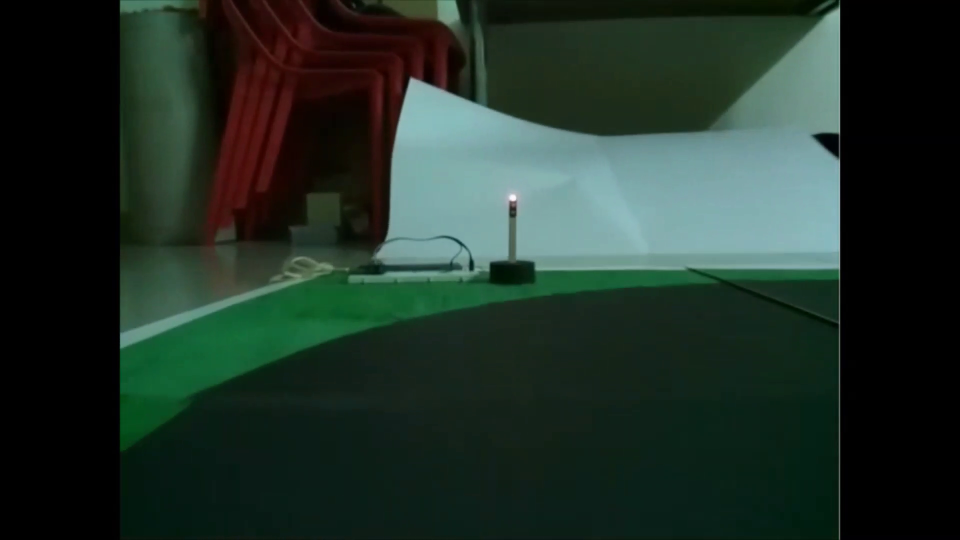
#> input picture frame 36 of Traffic Light Detection/Sample_Video.mp4, 1920 x 1080 px, given in place of output.avi, which was not available (shown at 1/2 size)
$ python videoFlipper.py
#> lines starting #> are read from the running program, lines starting #| are printed output that depends on the picture
import cv2
from datetime import datetime

vidcap = cv2.VideoCapture('output.avi')
fps = vidcap.get(cv2.CAP_PROP_FPS)
width = vidcap.get(3)  # float
height = vidcap.get(4) # float

outputFileName = 'output_'+str(datetime.now().time())+'_flip.avi'
outputFileName = outputFileName.replace(':','_')
outputFileName = outputFileName.replace('.','_',1)
print('OUTPUT FILE:',outputFileName)
fourcc = cv2.VideoWriter_fourcc(*'XVID')
out = cv2.VideoWriter(outputFileName,fourcc, fps , (320,160))

while True:
	_,frame = vidcap.read()
#> frame is the input picture: shape (1080, 1920, 3); mean B, G, R 40.3, 49, 32.8
	frame=cv2.flip(frame,1)
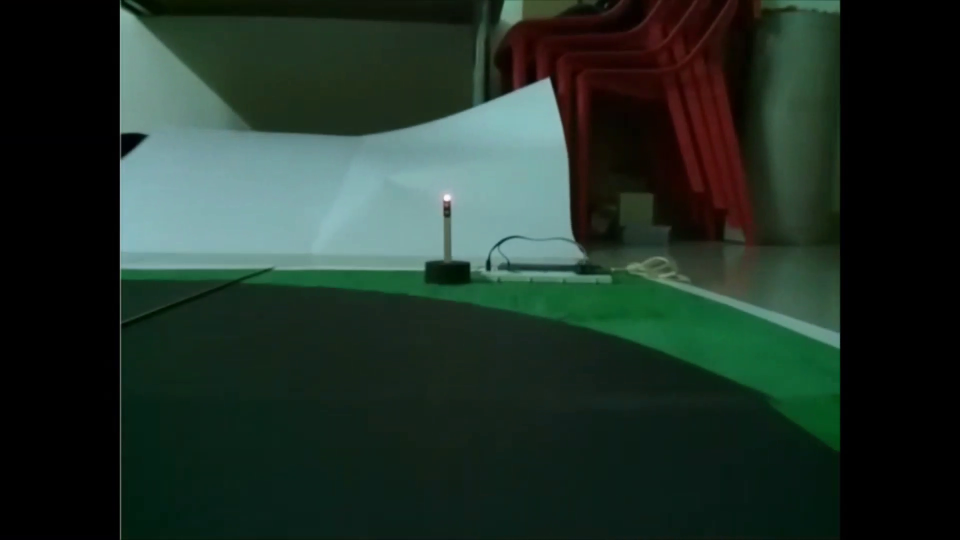
#> frame: shape (1080, 1920, 3) (shown at 1/2 size); mean B, G, R 40.3, 49, 32.8
	cv2.imshow('Result', frame)
	out.write(frame)
	if cv2.waitKey(1) & 0xFF == ord('q'):
#> (key q is pressed here)
		break

vidcap.release()
cv2.destroyAllWindows()
#> (the run stopped early here; a loop or call above may not have finished)

$ run again, starting later in the video
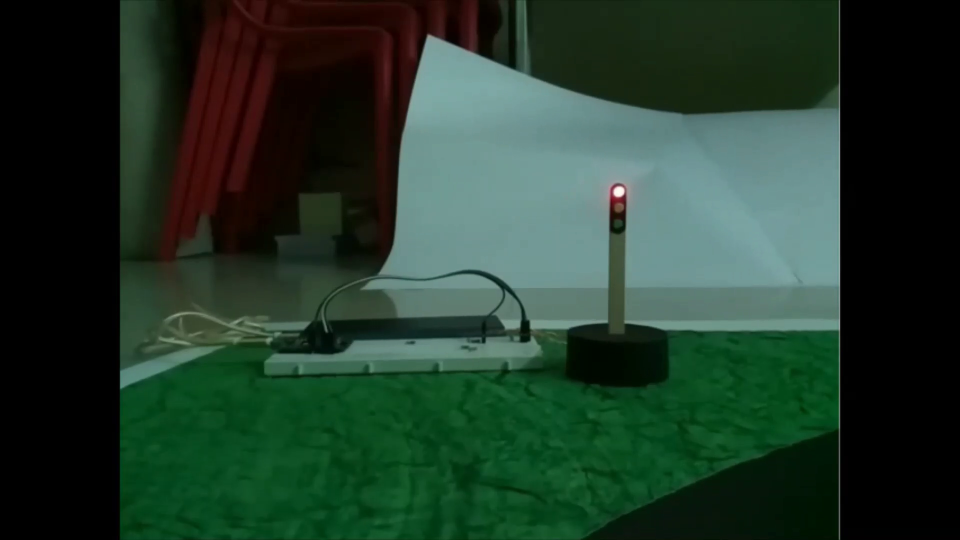
#> input picture frame 165 of Traffic Light Detection/Sample_Video.mp4, 1920 x 1080 px, given in place of output.avi, which was not available (shown at 1/2 size)
#> frame is the input picture: shape (1080, 1920, 3); mean B, G, R 42.6, 57.2, 34.2
#> `frame=cv2.flip(frame,1)`:
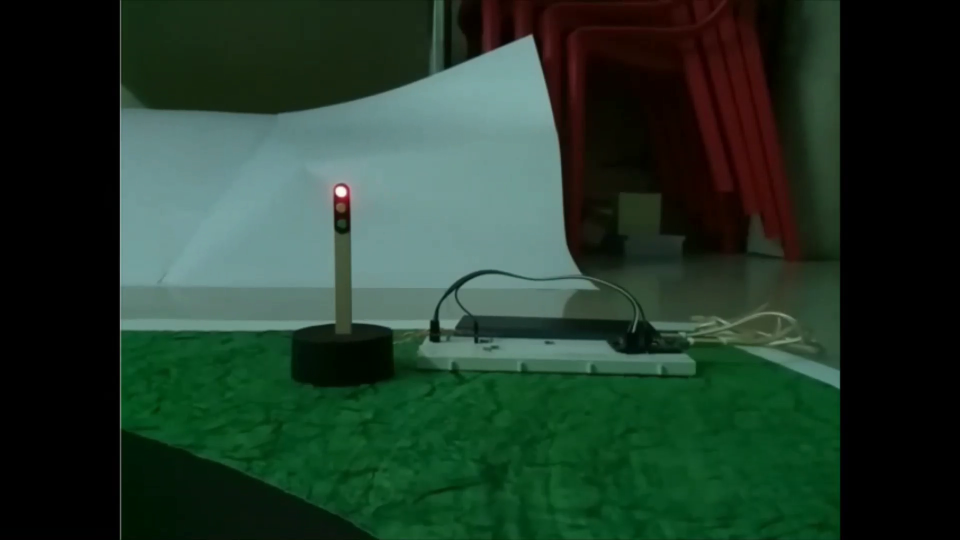
#> frame: shape (1080, 1920, 3) (shown at 1/2 size); mean B, G, R 42.6, 57.2, 34.2

$ run again, starting later in the video
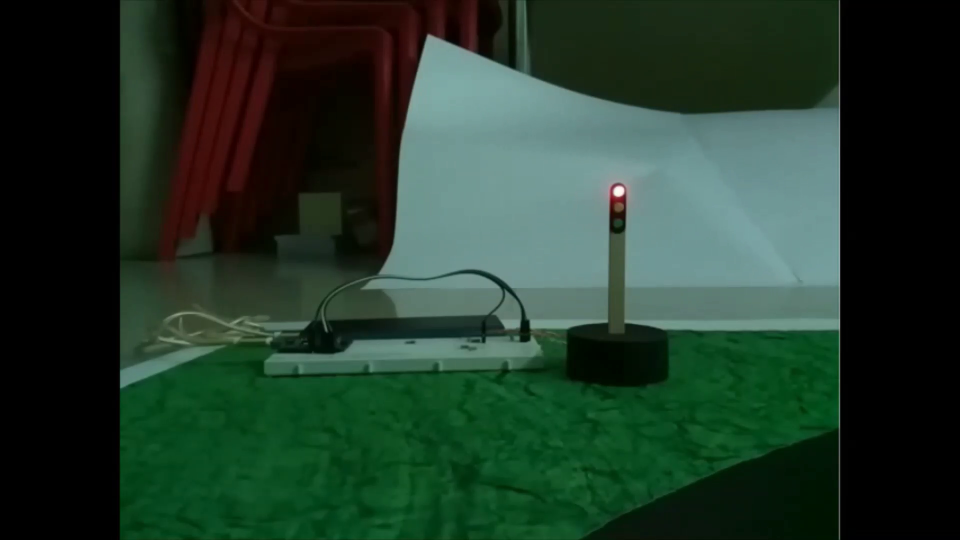
#> input picture frame 293 of Traffic Light Detection/Sample_Video.mp4, 1920 x 1080 px, given in place of output.avi, which was not available (shown at 1/2 size)
#> frame is the input picture: shape (1080, 1920, 3); mean B, G, R 42.3, 57, 34.3
#> `frame=cv2.flip(frame,1)`:
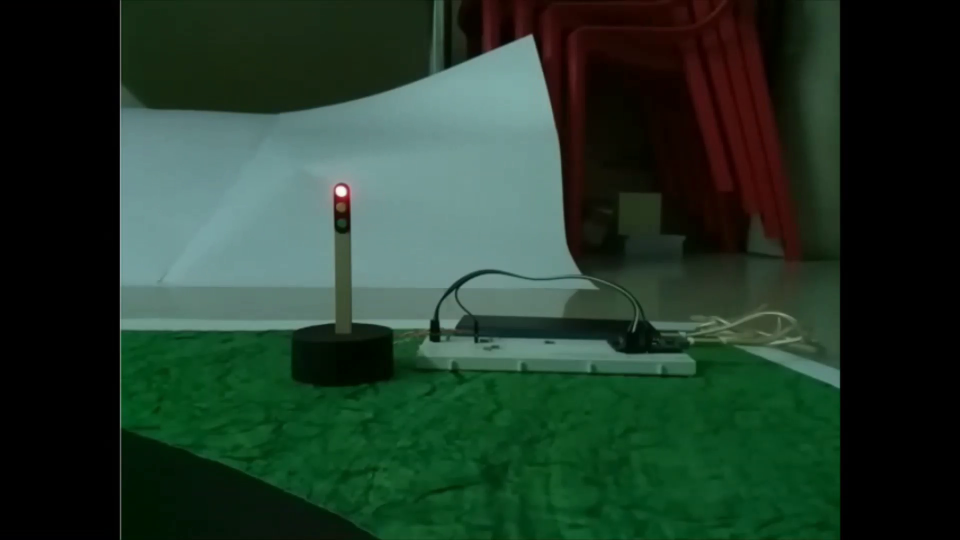
#> frame: shape (1080, 1920, 3) (shown at 1/2 size); mean B, G, R 42.3, 57, 34.3
